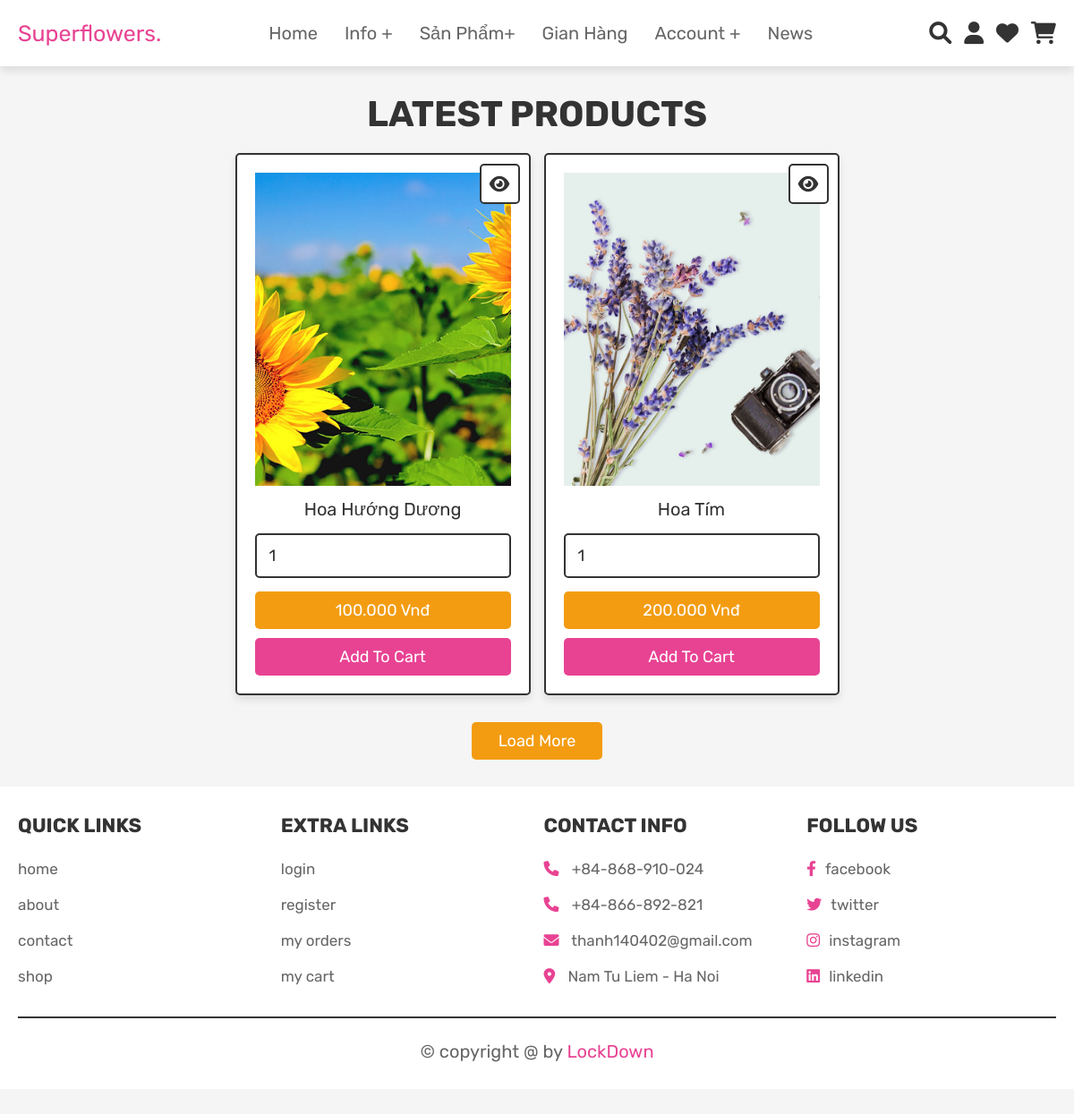
Screenshot of /sanpham/category/54 with the database file from the repository.
### tables this page shows
CREATE TABLE `tbl_product` (
  `id_product` int(11) NOT NULL,
  `title_product` varchar(255) NOT NULL,
  `price_product` bigint(20) NOT NULL,
  `desc_product` text NOT NULL,
  `quantity_product` int(11) NOT NULL,
  `image_product` varchar(200) NOT NULL,
  `id_category` int(11) NOT NULL
);

### system/libs/Load.php (called while the page is built, shortened)
<?php
    class Load{
        public function view($fileName, $data=NULL){
           include 'app/views/'.$fileName.'.php';
        }
        public function model($fileName){
            return new $fileName();
         }
    }
    ?>

### app/controllers/sanpham.php (called while the page is built, shortened)
<?php
class sanpham extends DController{
    public function category($id){
        $table = 'tbl_category_product';
        $table_post = 'tbl_post';
        $table_product = 'tbl_product';
        $categorymodel = $this -> load ->model('categorymodel');
        $data['category'] = $categorymodel->category_home($table);
        $data['category_post'] = $categorymodel->categorypost_home($table_post);
        $data['category_by_id'] = $categorymodel->categorybyid_home($table,$table_product,$id);
        $this -> load -> view('header',$data);
        $this -> load -> view('categoryproduct',$data);
        $this -> load -> view('footer');
    }
}
?>

### system/libs/Database.php (called while the page is built, shortened)
<?php
class Database extends PDO{
    public function select($sql,$data=array(),$fectStyle=PDO::FETCH_ASSOC){
        $statement = $this -> prepare($sql);
        $statement->execute();
        return $statement->fetchAll();
    }
}

### app/models/categorymodel.php (called while the page is built, shortened)
<?php
class categorymodel extends DModel{
    public function categorybyid_home($table,$table_product,$id){
        $sql = "SELECT * FROM $table,$table_product WHERE $table.id_category=$table_product.id_category AND $table_product.id_category='$id' ORDER BY $table_product.id_product DESC";
        return $this->db->select($sql);
    }
}

### system/libs/DController.php (called while the page is built, shortened)
<?php
class DController{
    public function __construct()
    {
        $this -> load = new Load();
    }
}

### system/libs/DModel.php (called while the page is built, shortened)
<?php
class DModel{
    public function __construct()
    {
        $connect = 'mysql:dbname=pdo_superflower_shop; host=localhost; charset=utf8';
        $user = 'root';
        $pass = '';
        $this->db = new Database($connect,$user,$pass);
    }
}

### app/views/categoryproduct.php (the view, shortened to what this page needs)
<section class="products">
   <h1 class="title">latest products</h1>
   <div class="box-container">
   <?php
            foreach($category_by_id as $key =>$product){
      ?>
      <form action="<?php echo BASE_URL?>giohang/addtocart" method="POST" class="box">
         <a href="<?php echo BASE_URL ?>sanpham/infoproduct/<?php echo $product['id_product']?>" class="fas fa-eye"></a>
         <img src="<?php echo BASE_URL?>public/uploads/product/<?php echo $product['image_product']?>"  class="image">
         <div class="name"><?php echo $product['title_product']?></div>
         <input type="number" name="product_quantity" value="1" min="0" class="qty">
         <input type="submit" value="<?php echo number_format($product['price_product'],0,',','.') ?> Vnđ" class="option-btn">
         <input type="submit" value="add to cart" name="add_to_cart" class="btn">
      </form>
      <?php
         }
      ?>
   </div>
   <div class="more-btn">
      <a href="shop.php" class="option-btn">load more</a>
   </div>
</section>

### public/css/style.css (style rules this page uses)
:root { --pink:#e84393; --red:#c0392b; --orange:#f39c12; --black:#333; --white:#fff; --light-color:#666; --light-white:#ccc; --light-bg:#f5f5f5; --border:.2rem solid var(--black); --box-shadow:0 .5rem 1rem rgba(0,0,0,.1); }
* { font-family: 'Rubik', sans-serif; margin:0; padding:0; box-sizing: border-box; outline: none; border:none; text-decoration: none; transition:all .2s linear; }
html { font-size: 62.5%; overflow-x: hidden; scroll-behavior: smooth; scroll-padding-top: 6.5rem; }
body { background: var(--light-bg); }
section { padding:3rem 2rem; }
.btn, .delete-btn, .option-btn { display: inline-block; border-radius: .5rem; margin-top: 1rem; font-size: 1.8rem; color:var(--white); cursor: pointer; padding:1rem 3rem; text-transform: capitalize; }
.btn { background-color: var(--pink); }
.option-btn { background-color: var(--orange); }
.more-btn { margin-top: 2rem; text-align: center; }
.title { text-align: center; margin-bottom: 2rem; color:var(--black); text-transform: uppercase; font-size: 4rem; }
.products .box-container { max-width: 1200px; margin:0 auto; display: grid; grid-template-columns: repeat(auto-fit, 33rem); gap:1.5rem; align-items: flex-start; justify-content: center; }
.products .box-container .box { background-color: var(--white); border:var(--border); box-shadow: var(--box-shadow); border-radius: .5rem; padding:2rem; text-align: center; position: relative; }
.products .box-container .box .image { height: 35rem; width: 100%; object-fit: cover; }
.products .box-container .box .fa-eye, .products .box-container .box .price { position: absolute; top:1rem; border-radius: .5rem; }
.products .box-container .box .fa-eye { right:1rem; height: 4.5rem; width: 4.5rem; line-height: 4.2rem; font-size: 2rem; background-color: var(--white); color:var(--black); border:var(--border); }
.products .box-container .box .name { margin:1rem; font-size: 2rem; color:var(--black); }
.products .box-container .box .qty { width: 100%; padding:1.2rem 1.4rem; font-size: 1.8rem; color:var(--black); border:var(--border); border-radius: .5rem; margin:.5rem 0; }
.products .box-container .box .btn, .products .box-container .box .option-btn { width: 100%; }

### rows the page displays
tbl_product: image_product (picture), title_product "Hoa Hướng Dương", price_product "100.000 Vnđ"
tbl_product: image_product (picture), title_product "Hoa Tím", price_product "200.000 Vnđ"
